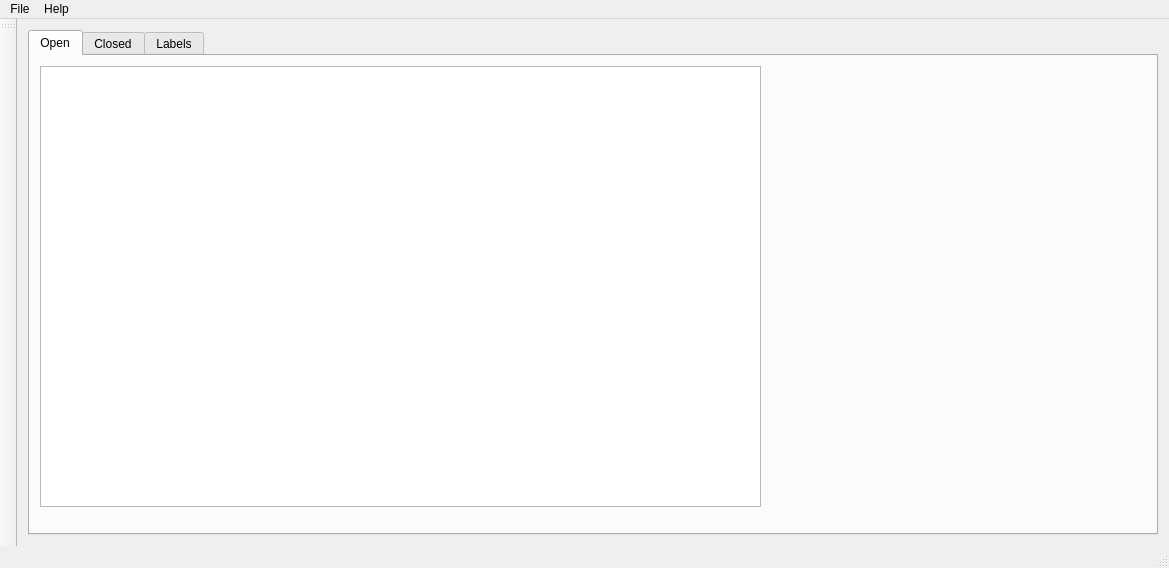
<?xml version="1.0" encoding="UTF-8"?>
<ui version="4.0">
 <class>MainWindow</class>
 <widget class="QMainWindow" name="MainWindow">
  <property name="geometry">
   <rect>
    <x>0</x>
    <y>0</y>
    <width>1169</width>
    <height>568</height>
   </rect>
  </property>
  <property name="windowTitle">
   <string>MainWindow</string>
  </property>
  <widget class="QWidget" name="centralWidget">
   <layout class="QHBoxLayout" name="horizontalLayout">
    <item>
     <widget class="QTabWidget" name="tabWidget">
      <property name="currentIndex">
       <number>0</number>
      </property>
      <widget class="QWidget" name="tab">
       <attribute name="title">
        <string>Open</string>
       </attribute>
       <widget class="QListWidget" name="listWidget">
        <property name="geometry">
         <rect>
          <x>10</x>
          <y>10</y>
          <width>721</width>
          <height>441</height>
         </rect>
        </property>
       </widget>
      </widget>
      <widget class="QWidget" name="tab_2">
       <attribute name="title">
        <string>Closed</string>
       </attribute>
      </widget>
      <widget class="QWidget" name="tab_3">
       <attribute name="title">
        <string>Labels</string>
       </attribute>
      </widget>
     </widget>
    </item>
   </layout>
  </widget>
  <widget class="QMenuBar" name="menuBar">
   <property name="geometry">
    <rect>
     <x>0</x>
     <y>0</y>
     <width>1169</width>
     <height>22</height>
    </rect>
   </property>
   <widget class="QMenu" name="menuFile">
    <property name="title">
     <string>File</string>
    </property>
    <addaction name="actionNew_issue"/>
    <addaction name="separator"/>
    <addaction name="actionReload_config"/>
    <addaction name="actionExit"/>
   </widget>
   <widget class="QMenu" name="menuAbout">
    <property name="title">
     <string>Help</string>
    </property>
    <addaction name="actionAbout"/>
    <addaction name="actionDebug_info"/>
    <addaction name="actionSource"/>
   </widget>
   <addaction name="menuFile"/>
   <addaction name="menuAbout"/>
  </widget>
  <widget class="QToolBar" name="mainToolBar">
   <attribute name="toolBarArea">
    <enum>LeftToolBarArea</enum>
   </attribute>
   <attribute name="toolBarBreak">
    <bool>false</bool>
   </attribute>
  </widget>
  <widget class="QStatusBar" name="statusBar"/>
  <action name="actionNew_issue">
   <property name="text">
    <string>New issue</string>
   </property>
  </action>
  <action name="actionReload_config">
   <property name="text">
    <string>Reload config</string>
   </property>
  </action>
  <action name="actionExit">
   <property name="text">
    <string>Exit</string>
   </property>
  </action>
  <action name="actionAbout">
   <property name="text">
    <string>About</string>
   </property>
  </action>
  <action name="actionDebug_info">
   <property name="text">
    <string>Debug info</string>
   </property>
  </action>
  <action name="actionSource">
   <property name="text">
    <string>License</string>
   </property>
  </action>
  <action name="actionSettings">
   <property name="text">
    <string>Settings</string>
   </property>
  </action>
 </widget>
 <layoutdefault spacing="6" margin="11"/>
 <resources/>
 <connections/>
</ui>
